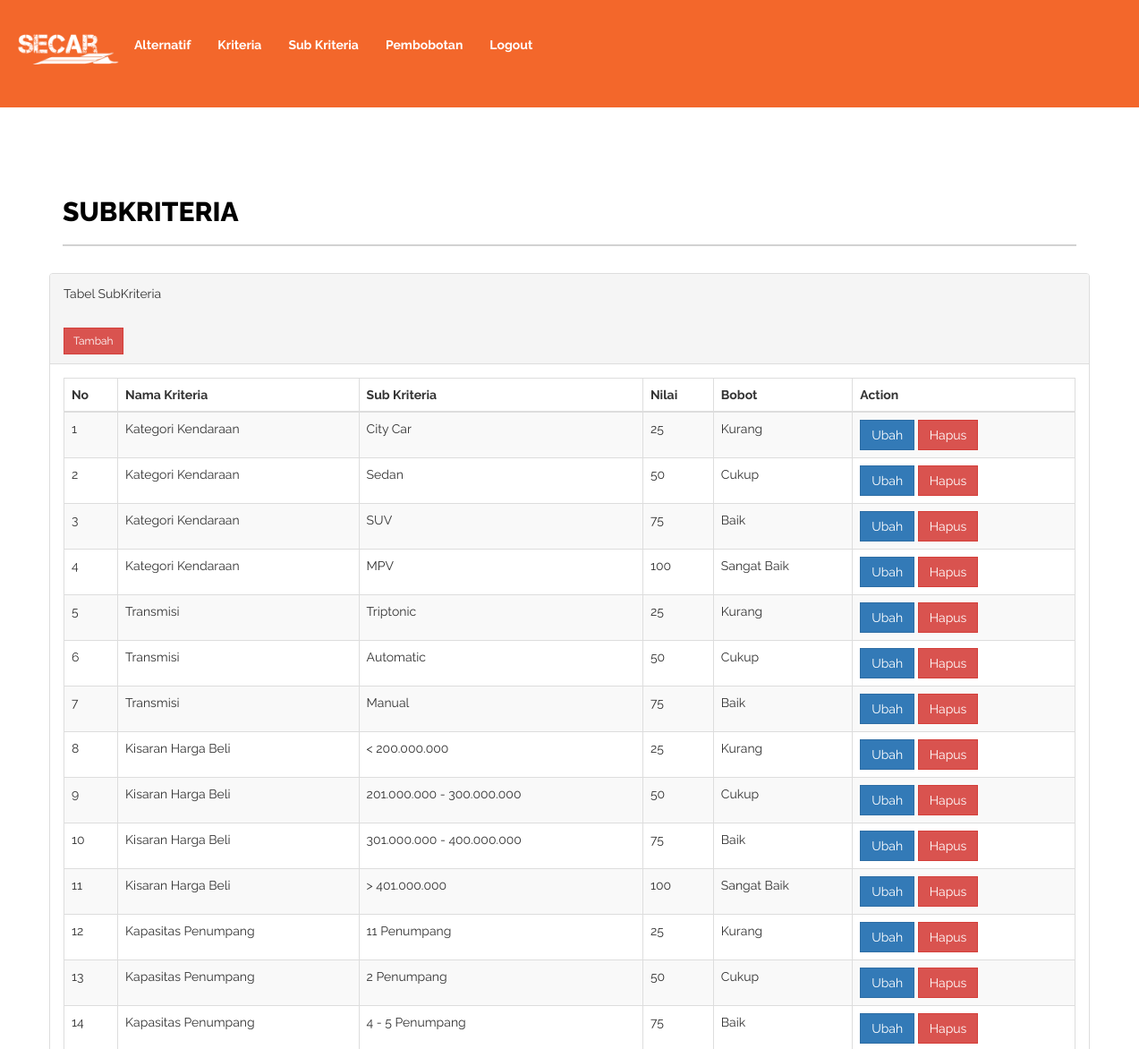
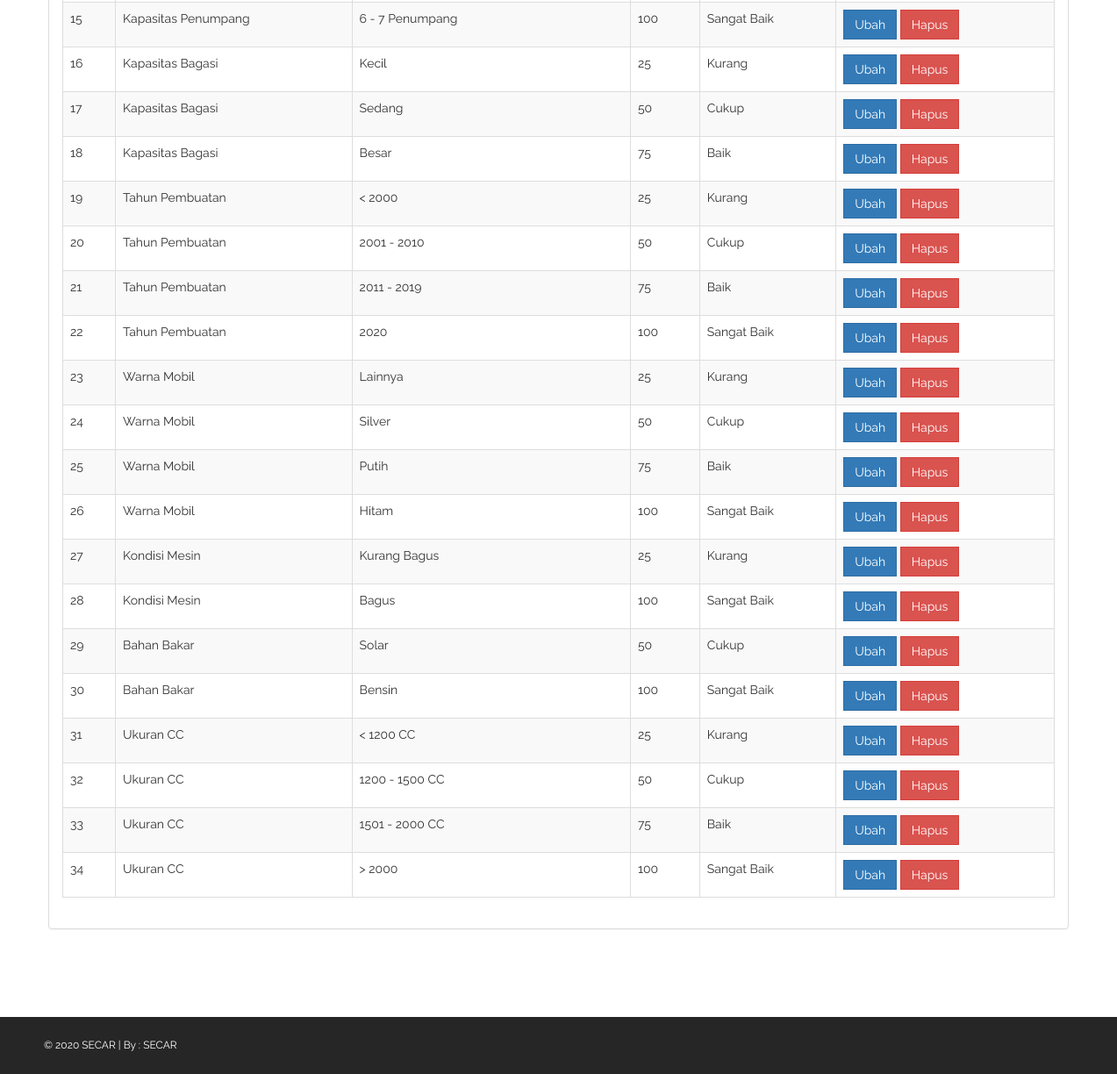
/subkriteria.php, run on the app's committed database (2 pictures, top to bottom).
### tables this page shows
CREATE TABLE `subkriteria` (
  `id_sub` int(11) NOT NULL,
  `id_kriteria` int(11) NOT NULL,
  `nama_sub` varchar(100) NOT NULL,
  `nilai` varchar(50) NOT NULL,
  `keterangan` varchar(50) NOT NULL
);

CREATE TABLE `kriteria` (
  `id_kriteria` int(11) NOT NULL,
  `Kriteria` varchar(50) NOT NULL,
  `attribut` varchar(50) NOT NULL,
  `Bobot` varchar(10) NOT NULL
);

### subkriteria.php (the view, shortened to what this page needs)
<!DOCTYPE html>
<html xmlns="http://www.w3.org/1999/xhtml">
<head>
    <link rel="stylesheet" href="https://maxcdn.bootstrapcdn.com/bootstrap/3.4.0/css/bootstrap.min.css">
    <link href="assets/css/bootstrap.css" rel="stylesheet" />
    <link href="assets/css/font-awesome.css" rel="stylesheet" />
    <link href="assets/css/style.css" rel="stylesheet" />
</head>
<body>
<div class="container-fluid" style="background-color:  #F3672B;">
            <div class="navbar-header" style="background-color:  #F3672B;">
            <a href="#"><img  src="assets/img/secarputih.png" alt="" width="120px" height="120px"></a>
            </div>
            <ul class="nav navbar-nav">
                <br>
                <li><a href="alternatif.php" style="color: white;"> <b>Alternatif</b></a></li>
                <li><a href="kriteria.php" style="color: white;"> <b>Kriteria</b></a></li>
                <li><a href="subkriteria.php" style="color: white;"> <b>Sub Kriteria</b></a></li>
                <li><a href="normalisasi.php" style="color: white;"> <b>Pembobotan</b></a></li>
                <li><a href="logout.php"  style="color: white;"> <b>Logout</b></a></li>
            </ul>
        </div>
            <div id="page-inner" style="padding: 70px; ">
                <div class="row">
                    <div class="col-md-12">
                        <h1 class="page-head-line">SubKriteria</h1>
                    </div>
                </div>
                <div class="row">
                    <div class="col-md-16">
                        <div class="panel panel-default">
                            <div class="panel-heading">
                                Tabel SubKriteria
                                &nbsp;&nbsp;&nbsp;&nbsp;&nbsp;&nbsp;&nbsp;&nbsp;&nbsp;&nbsp;&nbsp;&nbsp;&nbsp;&nbsp;&nbsp;&nbsp;&nbsp;&nbsp;&nbsp;&nbsp;&nbsp;&nbsp;&nbsp;&nbsp;&nbsp;&nbsp;&nbsp;&nbsp;&nbsp;&nbsp;&nbsp;&nbsp;&nbsp;&nbsp;&nbsp;&nbsp;&nbsp;&nbsp;&nbsp;&nbsp;&nbsp;&nbsp;&nbsp;&nbsp;&nbsp;&nbsp;&nbsp;&nbsp;&nbsp;&nbsp;&nbsp;&nbsp;&nbsp;&nbsp;&nbsp;&nbsp;&nbsp;&nbsp;&nbsp;&nbsp;&nbsp;&nbsp;&nbsp;&nbsp;&nbsp;&nbsp;&nbsp;&nbsp;&nbsp;&nbsp;&nbsp;&nbsp;&nbsp;&nbsp;&nbsp;&nbsp;&nbsp;&nbsp;&nbsp;&nbsp;&nbsp;&nbsp;&nbsp;&nbsp;&nbsp;&nbsp;&nbsp;&nbsp;&nbsp;&nbsp;&nbsp;&nbsp;&nbsp;&nbsp;&nbsp;&nbsp;&nbsp;&nbsp;&nbsp;&nbsp;&nbsp;&nbsp;&nbsp;&nbsp;&nbsp;&nbsp;&nbsp;&nbsp;&nbsp;&nbsp;&nbsp;&nbsp;&nbsp;&nbsp;&nbsp;&nbsp;&nbsp;&nbsp;&nbsp;&nbsp;&nbsp;&nbsp;&nbsp;&nbsp;&nbsp;&nbsp;&nbsp;&nbsp;&nbsp;&nbsp;&nbsp;&nbsp;&nbsp;&nbsp;&nbsp;&nbsp;&nbsp;&nbsp;&nbsp;&nbsp;&nbsp;&nbsp;&nbsp;&nbsp;&nbsp;&nbsp;&nbsp;&nbsp;&nbsp;&nbsp;&nbsp;&nbsp;&nbsp;&nbsp;&nbsp;&nbsp;&nbsp;&nbsp;&nbsp;&nbsp;&nbsp;&nbsp;&nbsp;&nbsp;&nbsp;&nbsp;&nbsp;&nbsp;&nbsp;&nbsp;&nbsp;&nbsp;&nbsp;&nbsp;&nbsp;&nbsp;&nbsp;&nbsp;&nbsp;&nbsp;&nbsp;&nbsp;&nbsp;&nbsp;&nbsp;&nbsp;&nbsp;&nbsp;&nbsp;&nbsp;&nbsp;&nbsp;&nbsp;&nbsp;&nbsp;&nbsp;&nbsp;&nbsp;&nbsp;&nbsp;&nbsp;&nbsp;&nbsp;&nbsp;&nbsp;&nbsp;&nbsp;&nbsp;&nbsp;&nbsp;&nbsp;&nbsp;&nbsp;&nbsp;&nbsp;&nbsp;&nbsp;&nbsp;&nbsp;&nbsp;&nbsp;&nbsp;&nbsp;&nbsp;&nbsp;&nbsp;&nbsp;&nbsp;&nbsp;&nbsp;&nbsp;&nbsp;&nbsp;&nbsp;&nbsp;&nbsp;&nbsp;&nbsp;&nbsp;&nbsp;&nbsp;&nbsp;&nbsp;&nbsp;&nbsp;&nbsp;&nbsp;&nbsp;&nbsp;&nbsp;&nbsp;&nbsp;&nbsp;&nbsp;&nbsp;&nbsp;&nbsp;&nbsp;&nbsp;&nbsp;&nbsp;&nbsp;&nbsp;&nbsp;&nbsp;&nbsp;&nbsp;&nbsp;&nbsp;&nbsp;&nbsp;&nbsp;&nbsp;&nbsp;&nbsp;&nbsp;&nbsp;&nbsp;&nbsp;&nbsp;&nbsp;&nbsp;&nbsp;&nbsp;&nbsp;&nbsp;&nbsp;&nbsp;&nbsp;&nbsp;&nbsp;&nbsp;&nbsp;&nbsp;&nbsp;&nbsp;&nbsp;&nbsp;&nbsp;&nbsp;&nbsp;&nbsp;&nbsp;&nbsp;&nbsp;&nbsp;&nbsp;&nbsp;&nbsp;&nbsp;&nbsp;&nbsp;&nbsp;&nbsp;&nbsp;&nbsp;&nbsp;&nbsp;&nbsp;&nbsp;&nbsp;&nbsp;&nbsp;&nbsp;&nbsp;&nbsp;&nbsp;&nbsp;&nbsp;&nbsp;&nbsp;&nbsp;&nbsp;&nbsp;
                                <a href="subkriteria_tambah.php"><input type="submit" value="Tambah" class="btn btn-danger btn-sm"></a>
                            </div>
                            <div class="panel-body">
                                <div class="datatable table-responsive">
                                    <table class="table table-striped table-bordered">
                                        <thead>
                                            <tr>
                                                <th>No</th>
                                                <th>Nama Kriteria</th>
                                                <th>Sub Kriteria</th>
                                                <th>Nilai</th>
                                                <th>Bobot</th>
                                                <th>Action</th>
                                            </tr>
                                        </thead>
                                        <tbody>
                                            <?php
                                            include "koneksi.php";
                                            $nomor = 0;
                                            $result = mysqli_query($connect, "SELECT * FROM subkriteria, kriteria WHERE subkriteria.id_kriteria=kriteria.id_kriteria order by subkriteria.id_sub asc") or die(mysqli_error($connect));
                                            while ($data = mysqli_fetch_array($result)) {
                                            ?>
                                                <tr>
                                                    <td><?php echo $nomor = $nomor + 1; ?></td>
                                                    <td><?php echo $data['Kriteria']; ?></td>
                                                    <td><?php echo $data['nama_sub']; ?></td>
                                                    <td><?php echo $data['nilai']; ?></td>
                                                    <td><?php echo $data['keterangan']; ?></td>
                                                    <td>
                                                        <a href="subkriteria_edit.php?id_sub=<?php echo $data['id_sub']; ?>" title="Edit"><button type="button" class="btn btn-primary">Ubah</button></a>
                                                        <a href="subkriteria_delete.php?id_sub=<?php echo $data['id_sub']; ?>"><button type="button" class="btn btn-danger">Hapus</button></a>
                                                    </td>
                                                </tr>
                                            <?php }
                                            ?>
                                        </tbody>
                                    </table>
                                </div>
                            </div>
                        </div>
                    </div>
                </div>
            </div>
        <footer>
            &copy; 2020 SECAR | By : <a href="#" target="_blank">SECAR</a>
        </footer>
</body>
</html>

### assets/css/style.css (style rules this page uses)
body { font-family: 'Raleway', sans-serif; line-height:25px; font-size:14px; }
#page-inner { width: 100%; margin: 10px 20px 10px 0px; background-color: #fff!important; padding: 10px; min-height: 800px; }
.page-head-line { font-size: 30px; text-transform: uppercase; color: #000; font-weight: 800; padding-bottom: 20px; border-bottom: 2px solid #d2d2d2; margin-bottom: 30px; }
.btn { border-radius:0px!important; -moz-border-radius:0px!important; -webkit-border-radius:0px!important; }
.navbar-header { background: #000000; }
footer { background-color:#262626; padding:20px 50px; color:#fff; font-size:12px; }
footer a { color:#fff; }

### data on the page
subkriteria: id_kriteria.Kriteria "Kategori Kendaraan", nama_sub "City Car", nilai "25", keterangan "Kurang"
subkriteria: nomor "2", id_kriteria.Kriteria "Kategori Kendaraan", nama_sub "Sedan", nilai "50", keterangan "Cukup"
subkriteria: nomor "3", id_kriteria.Kriteria "Kategori Kendaraan", nama_sub "SUV", nilai "75", keterangan "Baik"
subkriteria: nomor "4", id_kriteria.Kriteria "Kategori Kendaraan", nama_sub "MPV", nilai "100", keterangan "Sangat Baik"
subkriteria: nomor "5", id_kriteria.Kriteria "Transmisi", nama_sub "Triptonic", nilai "25", keterangan "Kurang"
subkriteria: nomor "6", id_kriteria.Kriteria "Transmisi", nama_sub "Automatic", nilai "50", keterangan "Cukup"
subkriteria: nomor "7", id_kriteria.Kriteria "Transmisi", nama_sub "Manual", nilai "75", keterangan "Baik"
subkriteria: nomor "8", id_kriteria.Kriteria "Kisaran Harga Beli", nama_sub "< 200.000.000", nilai "25", keterangan "Kurang"
subkriteria: nomor "9", id_kriteria.Kriteria "Kisaran Harga Beli", nama_sub "201.000.000 - 300.000.000", nilai "50", keterangan "Cukup"
subkriteria: nomor "10", id_kriteria.Kriteria "Kisaran Harga Beli", nama_sub "301.000.000 - 400.000.000", nilai "75", keterangan "Baik"
subkriteria: nomor "11", id_kriteria.Kriteria "Kisaran Harga Beli", nama_sub "> 401.000.000", nilai "100", keterangan "Sangat Baik"
subkriteria: nomor "12", id_kriteria.Kriteria "Kapasitas Penumpang", nama_sub "11 Penumpang", nilai "25", keterangan "Kurang"
subkriteria: nomor "13", id_kriteria.Kriteria "Kapasitas Penumpang", nama_sub "2 Penumpang", nilai "50", keterangan "Cukup"
subkriteria: nomor "14", id_kriteria.Kriteria "Kapasitas Penumpang", nama_sub "4 - 5 Penumpang", nilai "75", keterangan "Baik"
subkriteria: nomor "15", id_kriteria.Kriteria "Kapasitas Penumpang", nama_sub "6 - 7 Penumpang", nilai "100", keterangan "Sangat Baik"
subkriteria: nomor "16", id_kriteria.Kriteria "Kapasitas Bagasi", nama_sub "Kecil", nilai "25", keterangan "Kurang"
subkriteria: nomor "17", id_kriteria.Kriteria "Kapasitas Bagasi", nama_sub "Sedang", nilai "50", keterangan "Cukup"
subkriteria: nomor "18", id_kriteria.Kriteria "Kapasitas Bagasi", nama_sub "Besar", nilai "75", keterangan "Baik"
subkriteria: nomor "19", id_kriteria.Kriteria "Tahun Pembuatan", nama_sub "< 2000", nilai "25", keterangan "Kurang"
subkriteria: nomor "20", id_kriteria.Kriteria "Tahun Pembuatan", nama_sub "2001 - 2010", nilai "50", keterangan "Cukup"
subkriteria: nomor "21", id_kriteria.Kriteria "Tahun Pembuatan", nama_sub "2011 - 2019", nilai "75", keterangan "Baik"
subkriteria: nomor "22", id_kriteria.Kriteria "Tahun Pembuatan", nama_sub "2020", nilai "100", keterangan "Sangat Baik"
subkriteria: nomor "23", id_kriteria.Kriteria "Warna Mobil", nama_sub "Lainnya", nilai "25", keterangan "Kurang"
subkriteria: nomor "24", id_kriteria.Kriteria "Warna Mobil", nama_sub "Silver", nilai "50", keterangan "Cukup"
subkriteria: nomor "25", id_kriteria.Kriteria "Warna Mobil", nama_sub "Putih", nilai "75", keterangan "Baik"
subkriteria: nomor "26", id_kriteria.Kriteria "Warna Mobil", nama_sub "Hitam", nilai "100", keterangan "Sangat Baik"
subkriteria: nomor "27", id_kriteria.Kriteria "Kondisi Mesin", nama_sub "Kurang Bagus", nilai "25", keterangan "Kurang"
subkriteria: nomor "28", id_kriteria.Kriteria "Kondisi Mesin", nama_sub "Bagus", nilai "100", keterangan "Sangat Baik"
subkriteria: nomor "29", id_kriteria.Kriteria "Bahan Bakar", nama_sub "Solar", nilai "50", keterangan "Cukup"
subkriteria: nomor "30", id_kriteria.Kriteria "Bahan Bakar", nama_sub "Bensin", nilai "100", keterangan "Sangat Baik"
subkriteria: nomor "31", id_kriteria.Kriteria "Ukuran CC", nama_sub "< 1200 CC", nilai "25", keterangan "Kurang"
subkriteria: nomor "32", id_kriteria.Kriteria "Ukuran CC", nama_sub "1200 - 1500 CC", nilai "50", keterangan "Cukup"
subkriteria: nomor "33", id_kriteria.Kriteria "Ukuran CC", nama_sub "1501 - 2000 CC", nilai "75", keterangan "Baik"
subkriteria: nomor "34", id_kriteria.Kriteria "Ukuran CC", nama_sub "> 2000", nilai "100", keterangan "Sangat Baik"
